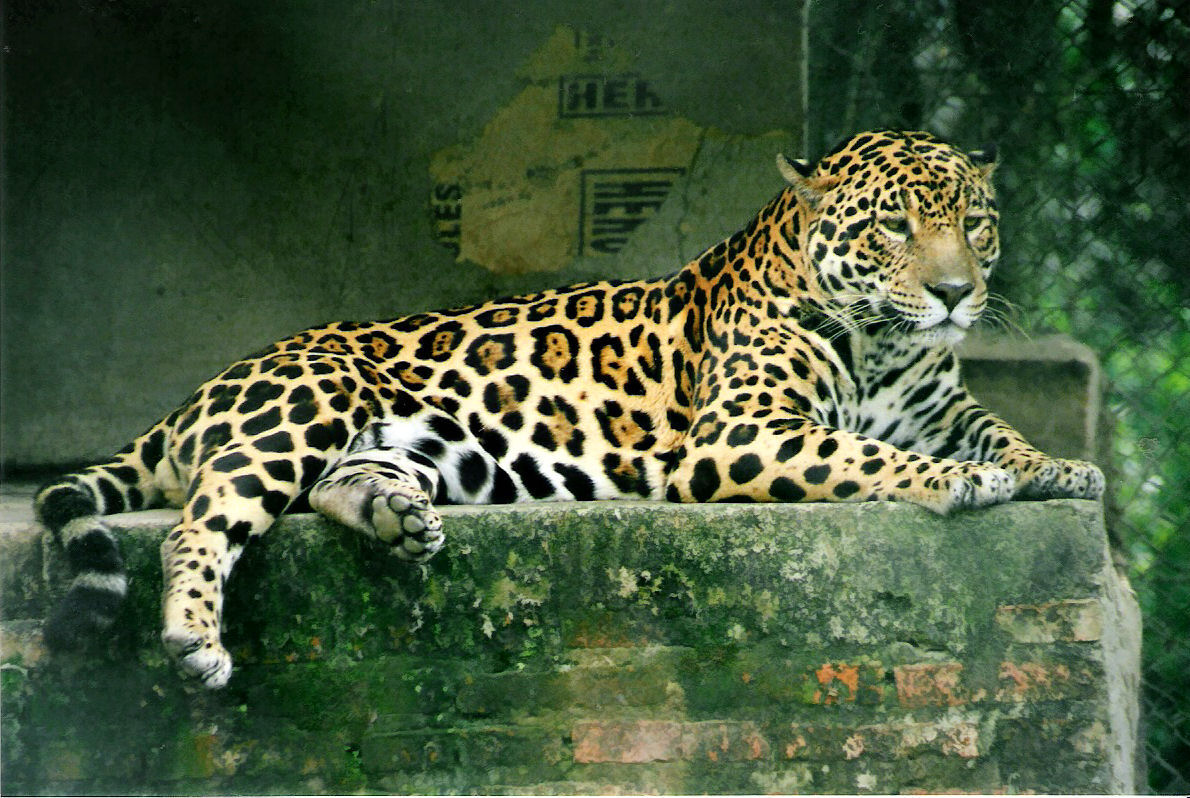
#> input picture imagenes/lineas_esquinas_jaguar.jpg, 1190 x 798 px, found by its file name
$ python p10-lineas-bordes-0037.py
#> lines starting #> are read from the running program, lines starting #| are printed output that depends on the picture
# Angela Correa NC = 0037
print("EJEMPLO 1 — Detección de líneas")
print("+--++++-+-++--+-+-++--++--+-++-+-")
import cv2
import numpy as np

# Cargar imagen
imagen = cv2.imread("lineas_esquinas_jaguar.jpg")
#> imagen is the input picture: shape (798, 1190, 3); mean B, G, R 61.4, 90.7, 72.5

# Verificar que la imagen exista
if imagen is None:
    print("Error: no se pudo cargar la imagen.")
    exit()

# 1. Convertir a escala de grises
gris = cv2.cvtColor(imagen, cv2.COLOR_BGR2GRAY)
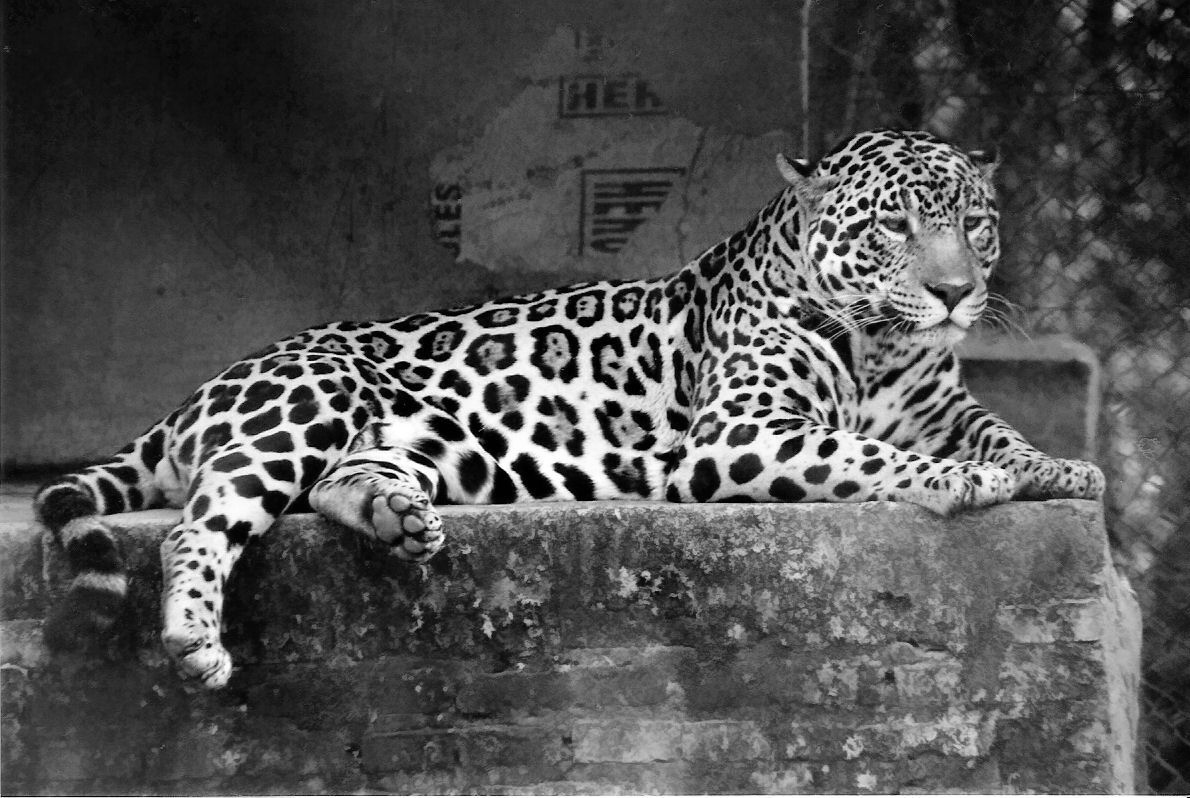
#> gris: shape (798, 1190); min 0, max 255, mean 81.9

# 2. Detectar bordes
bordes = cv2.Canny(gris, 50, 150)
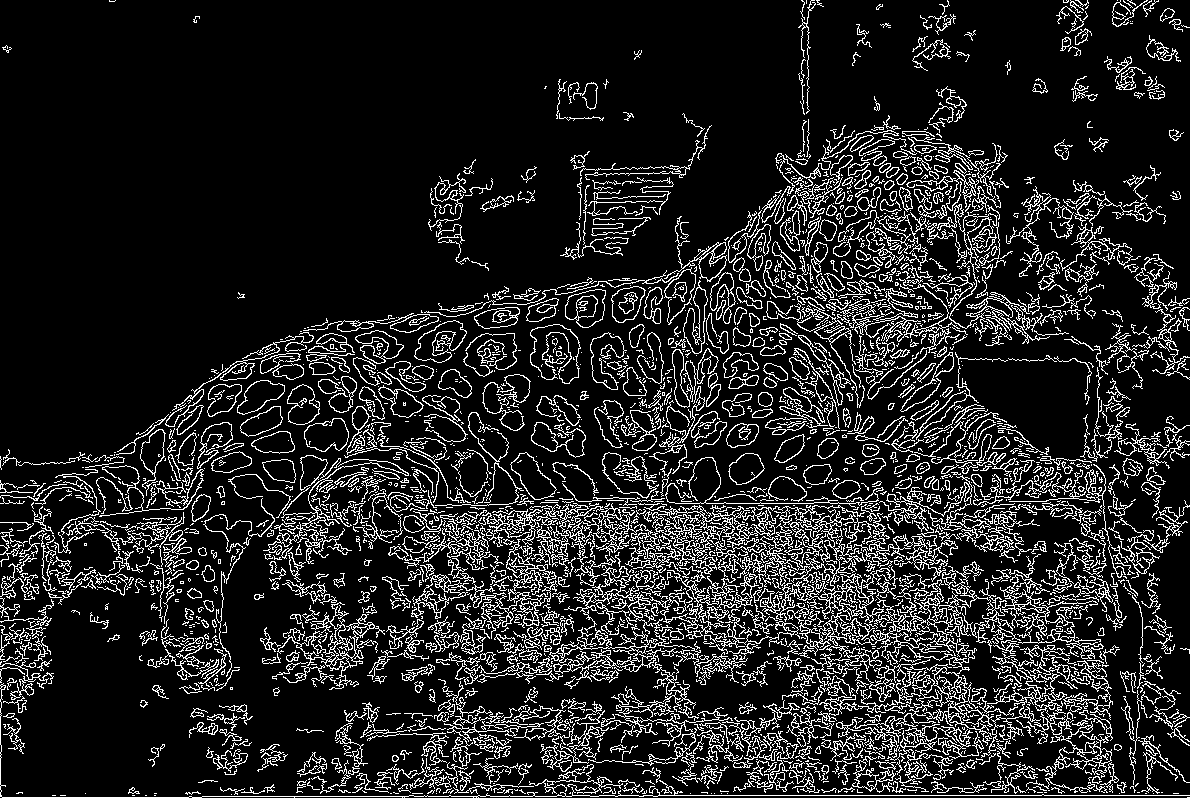
#> bordes: shape (798, 1190); 13.5% white in thin lines or dots

# 3. Detectar líneas mediante Hough
lineas = cv2.HoughLinesP(
    bordes,
    1,
    np.pi / 180,
    threshold=50,
    minLineLength=50,
    maxLineGap=10
)
#> lineas = 1211 rows, first 6: [557, 795, 1189, 795], [606, 543, 853, 564], [429, 513, 738, 545], [826, 661, 1071, 713], [814, 626, 959, 636], [614, 533, 965, 614]

# Crear copia de la imagen original
resultado = imagen.copy()

# 4. Dibujar líneas detectadas
if lineas is not None:

    for linea in lineas:

        x1, y1, x2, y2 = linea.flatten()

        cv2.line(
            resultado,
            (x1, y1),
            (x2, y2),
            (0, 0, 255),
            2
        )
#> this loop made 1211 passes
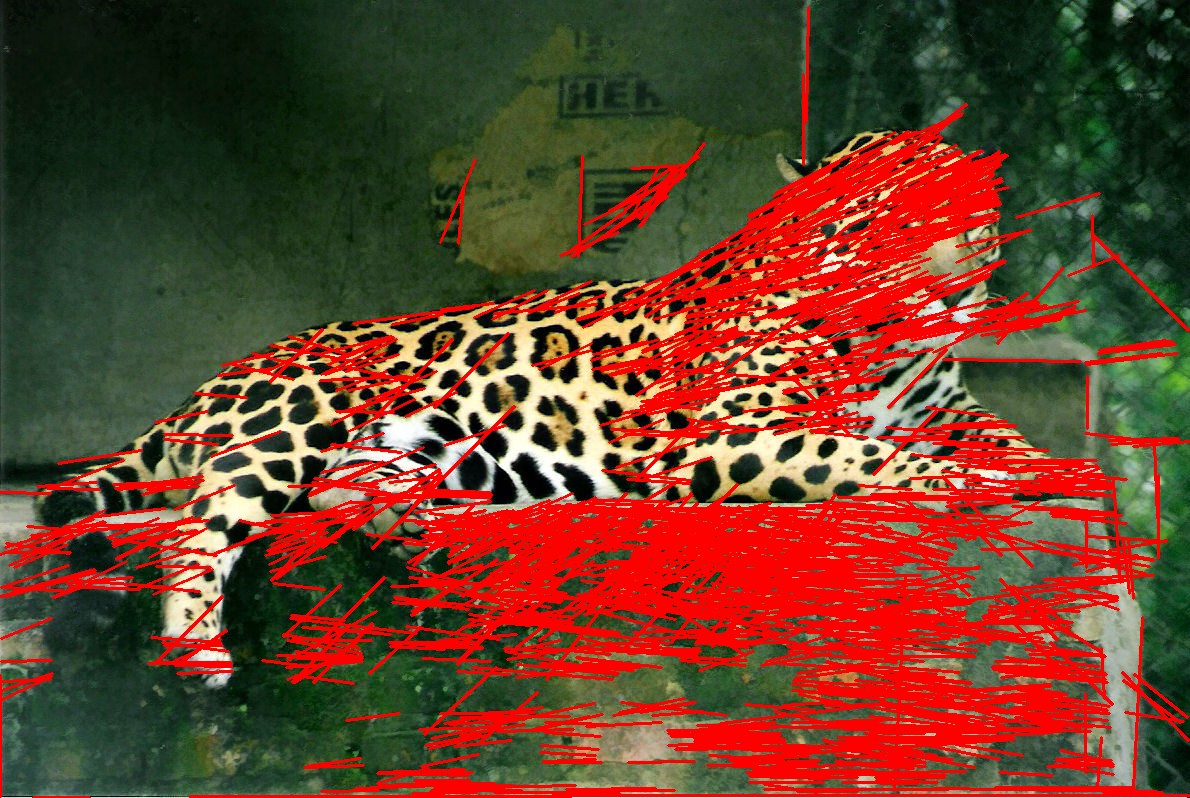
#> resultado: shape (798, 1190, 3); mean B, G, R 42.7, 63.9, 108.2

# 5. Mostrar las 3 imágenes

cv2.imshow("1 - Imagen original 0037", imagen)

cv2.imshow("2 - Bordes 0037", bordes)

cv2.imshow("3 - Lineas detectadas 0037", resultado)

# 6. Guardar resultado
cv2.imwrite(
    "../resultados/ejemplo1_lineas.jpg",
    resultado
)

# Mostrar información
print("Deteccion de lineas terminada.")

if lineas is not None:
    print("Cantidad de segmentos detectados:", len(lineas))
#| Cantidad de segmentos detectados: 1211
else:
    print("No se detectaron lineas.")

print("Resultado guardado en:")
print("../resultados/ejemplo1_lineas.jpg")

# Esperar una tecla
cv2.waitKey(0)

# Cerrar las tres ventanas
cv2.destroyAllWindows()
print("Angela Correa NC = 0037")
